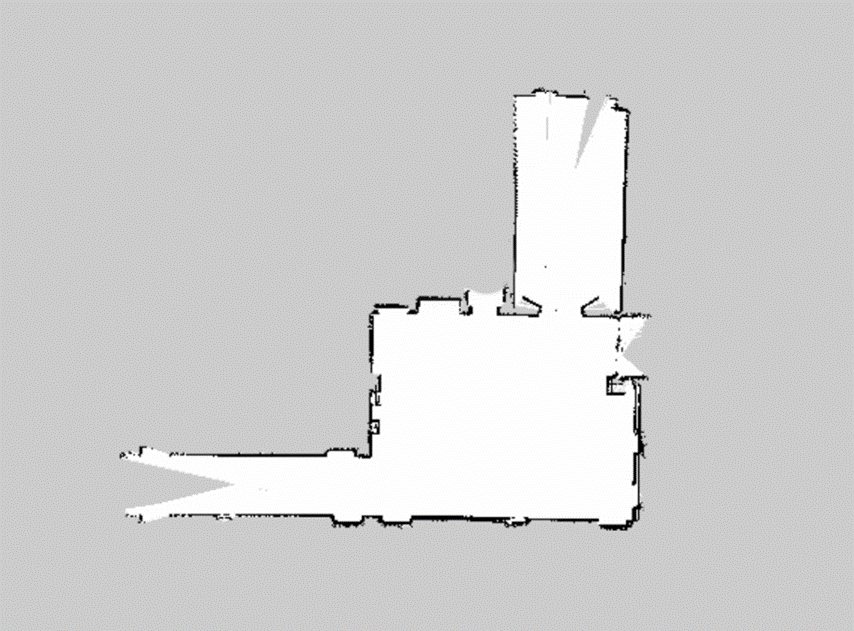
#> input picture RadarThermogram/img/image1.png, 854 x 631 px
$ python main.py
#> lines starting #> are read from the running program, lines starting #| are printed output that depends on the picture; after the words box and inside, x2 and y2 are one past the last pixel; in counts of white or black regions, pixels touching at a corner belong together
#> further down, image is the input picture: shape (631, 854, 3); mean B, G, R 209.4, 209.4, 209.4
import matplotlib.pyplot as plt
import cv2
import numpy as np
from numpy.random import randint


# 400 360
def convert_to_binary(img):
    # 转换为灰度图
    gray_img = cv2.cvtColor(img, cv2.COLOR_BGR2GRAY)

    # 根据像素亮度设置阈值
    _, binary_img = cv2.threshold(gray_img, 230, 255, cv2.THRESH_BINARY)
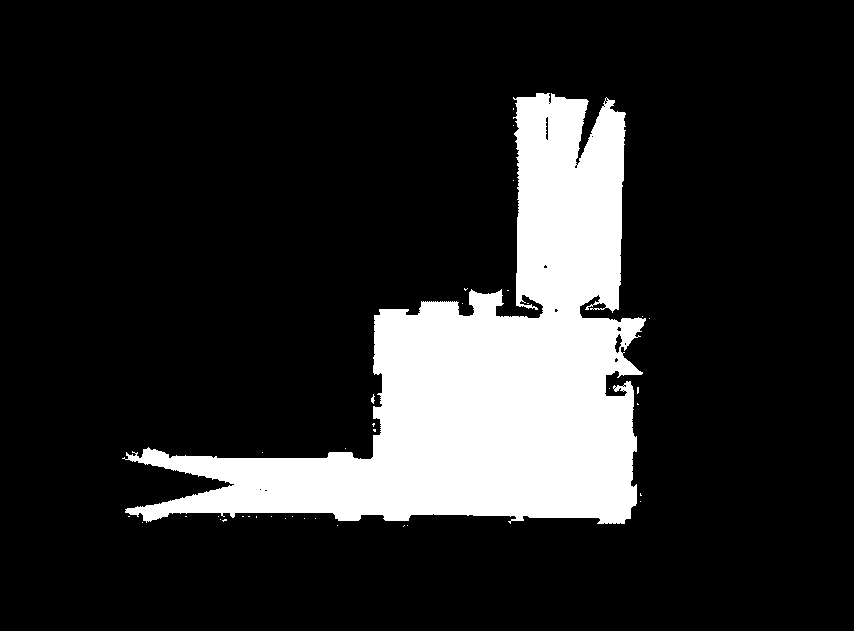
#> binary_img: shape (631, 854); 16% white; 37 white regions (35 under 20 px), largest, box (x1, y1, x2, y2) and area: (122, 93, 646, 524) 86117, (371, 394, 375, 404) 22

    # 反转二值图像
    inverted_binary_img = cv2.bitwise_not(binary_img)

    # 将二值图像转换为只含有0和1的矩阵
    binary_matrix = (inverted_binary_img / 255).astype(np.uint8)
    print(binary_matrix.shape)
#| (631, 854)
    return binary_matrix


# 读取图像
image_path = './img/image1.png'
image = cv2.imread(image_path)

# 转换为只含有0和1的矩阵
binary_matrix = convert_to_binary(image)


class SearchEntry():
    def __init__(self, x, y, g_cost, f_cost=0, pre_entry=None):
        self.x = x
        self.y = y
        self.g_cost = g_cost
        self.f_cost = f_cost
        self.pre_entry = pre_entry

    def getPos(self):
        return (self.x, self.y)


# 初始化map类，定义地图的长宽，并设置保存地图信息的二维数据map的值为0，0表示可以移动到这个点
class Map():
    # 初始化地图信息
    def __init__(self, width, height, binary_matrix):
        self.width = width
        self.height = height
        self.map = binary_matrix

    # 随机获取可移动节点的函数，后面是否在这里进行起点的自定义？
    def generatePos(self, rangeX, rangeY):
        x, y = (randint(rangeX[0], rangeX[1]), randint(rangeY[0], rangeY[1]))
        while self.map[y][x] == 1:
            x, y = (randint(rangeX[0], rangeX[1]), randint(rangeY[0], rangeY[1]))
        return (x, y)

    # 获取地图
    def getMap(self):
        return self.map


# 地图信息可视化
def showMapWithColors(map, start, end, path=None):
    map_copy = map.copy()  # 创建地图副本
    if path:
        for point in path:
            map_copy[point[1], point[0]] = 3  # 将路径标记为3，与其他值不重叠

    plt.figure(figsize=(8, 8))
    plt.imshow(map_copy, cmap='binary', interpolation='nearest', vmin=0, vmax=3)  # 使用binary colormap
    # 标记起点和终点
    plt.scatter(start[0], start[1], color='blue', s=50, marker='v', label='Start')
    plt.scatter(end[0], end[1], color='purple', s=50, marker='x', label='End')

    if path:
        path_array = np.array(path)
        plt.plot(path_array[:, 0], path_array[:, 1], color='red', linewidth=3)  # 加粗路径线条，使用红色标记

    plt.legend()
    plt.title('Map with Path')
    plt.xticks([])
    plt.yticks([])
    plt.show()


# A*算法找路
def AStarSearch(map, source, dest):
    def getNewPosition(map, location, offset):
        # 获取新位置的坐标
        # 通过offset进行上下左右移动或者斜线移动
        x, y = (location.x + offset[0], location.y + offset[1])
        # 边界以及障碍物判断
        if x < 0 or x >= map.width or y < 0 or y >= map.height or map.map[y][x] == 1:
            return None
        return (x, y)

    def getPositions(map, location):
        # 获取相邻位置坐标
        # 值考虑上下左右移动

        # offsets = [(-1, 0), (0, -1), (1, 0), (0, 1)]
        # 考虑使用斜线移动
        offsets = [(-1, 0), (0, -1), (1, 0), (0, 1), (-1, -1), (1, -1), (-1, 1), (1, 1)]
        # 用来存储可移动的位置坐标（可移动方向）
        feasibleDirection = []
        for offset in offsets:
            pos = getNewPosition(map, location, offset)
            if pos is not None:
                feasibleDirection.append(pos)
        return feasibleDirection

    # 用来计算当前位置到目标位置的距离
    def calHeuristic(pos, dest):
        return abs(dest.x - pos[0]) + abs(dest.y - pos[1])

    # 获取移动代价
    def getMoveCost(location, pos):
        if location.x != pos[0] and location.y != pos[1]:
            # 1:1:2^(1/2)
            return 1.4
        else:
            return 1

    # 检查传入的位置是否在列表里面，作用是什么？
    def isInList(list, pos):
        if pos in list:
            return list[pos]
        return None

    # 将相邻的可行边（可以斜线），添加到openlist（）存储了当前位置周围的可移动方向
    def addAdjacentPositions(map, location, dest, openlist, closedlist):
        poslist = getPositions(map, location)
        for pos in poslist:
            if isInList(closedlist, pos) is None:
                findEntry = isInList(openlist, pos)
                h_cost = calHeuristic(pos, dest)
                g_cost = location.g_cost + getMoveCost(location, pos)
                if findEntry is None:
                    # 如果位置没有在可行方向列表中，加入位置
                    openlist[pos] = SearchEntry(pos[0], pos[1], g_cost, g_cost + h_cost, location)
                elif findEntry.g_cost > g_cost:
                    # 如果位置的行进方向代价小于以前放入的代价，更新位置
                    findEntry.g_cost = g_cost
                    findEntry.f_cost = g_cost + h_cost
                    findEntry.pre_entry = location

    # 找到最小代价路径，如果为空，返回none
    def getFastPosition(openlist):
        fast = None
        for entry in openlist.values():
            if fast is None:
                fast = entry
            elif fast.f_cost > entry.f_cost:
                fast = entry
        return fast

    openlist = {}
    closedlist = {}
    location = SearchEntry(source[0], source[1], 0.0)
    dest = SearchEntry(dest[0], dest[1], 0.0)
    openlist[source] = location
    while True:
        location = getFastPosition(openlist)
        if location is None:
            # not found valid path
            print("can't find valid path")
            break
        if location.x == dest.x and location.y == dest.y:
            break
        closedlist[location.getPos()] = location
        openlist.pop(location.getPos())
        addAdjacentPositions(map, location, dest, openlist, closedlist)
    path = []
    # 在地图中标记逃生路线
    while location is not None:
        path.append(location.getPos())
        location = location.pre_entry
    print(path)
    return path


WIDTH = binary_matrix.shape[1]
#> WIDTH = 854
HEIGHT = binary_matrix.shape[0]
#> HEIGHT = 631

map = Map(WIDTH, HEIGHT, binary_matrix)
count = 0

dest = (560, 280)

# 多个起始坐标
source_coordinates = [(400, 400), (420, 410), (440, 420),(600,450),(300,500)]  # 你可以根据需要添加更多起始坐标

# 存储所有路径的列表
all_paths = []

# 对每个起始坐标进行路径搜索
for source in source_coordinates:
    path = AStarSearch(map, source, dest)
    all_paths.append(path)
#> after the loop, all_paths = 5 items

# 在同一张图上展示所有路径
map_data = map.getMap()
plt.figure(figsize=(8, 8))
plt.imshow(map_data, cmap='binary', interpolation='nearest', vmin=0, vmax=3)

# 标记终点
plt.scatter(dest[0], dest[1], color='purple', s=50, marker='x', label='End')

# 循环标记每个起点和对应的路径
for i, source in enumerate(source_coordinates):
    plt.scatter(source[0], source[1], color='blue', s=50, marker='o', label=f'Start {i + 1}')
    if all_paths[i]:
        path_array = np.array(all_paths[i])
        plt.plot(path_array[:, 0], path_array[:, 1], linewidth=3, label=f'Path {i + 1}')

plt.legend()
plt.title('Map with Paths')
plt.xticks([])
plt.yticks([])
plt.show()
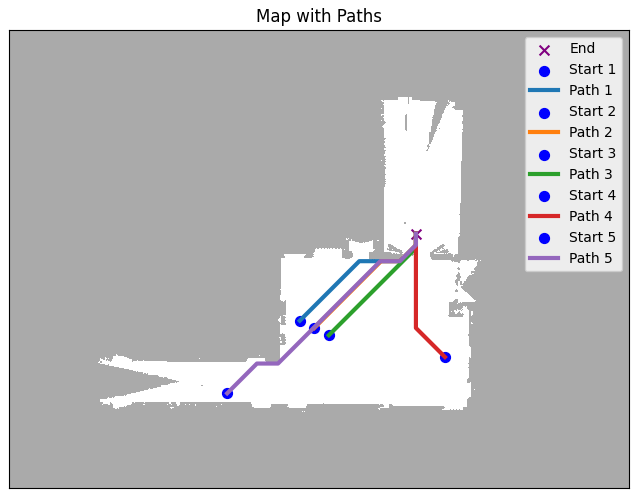
#> figure drawn by matplotlib, 1 panel
